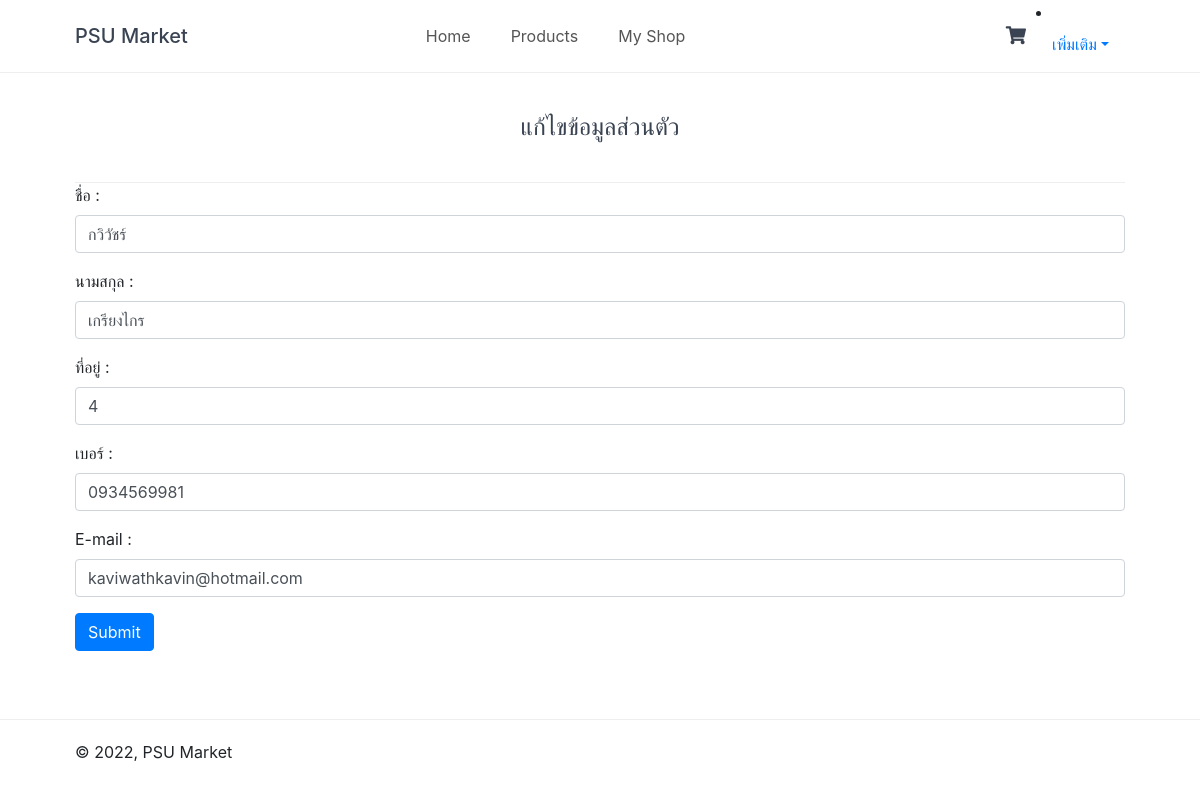
Page /customer/index.php?page=memberinfor (signed in) on the committed database.
### tables this page shows
CREATE TABLE `member` (
  `member_id` varchar(10) NOT NULL,
  `member_name` varchar(50) NOT NULL,
  `member_lastname` varchar(50) NOT NULL,
  `member_password` varchar(10) NOT NULL,
  `address` varchar(100) NOT NULL,
  `tell` varchar(10) NOT NULL,
  `e-mail` varchar(50) NOT NULL,
  `admin_approve_id` varchar(10) NOT NULL,
  `status_id` int(11) NOT NULL
);

### customer/index.php (called while the page is built, shortened)
<?php
include ('functions.php');
$page = isset($_GET['page']) && file_exists($_GET['page'] . '.php') ? $_GET['page'] : 'home';
include $page . '.php';
?>

### customer/memberinfor.php (the view, shortened to what this page needs)
<?php
include('../connectDB.php');
$stmt = "SELECT * FROM member WHERE member_id = '$_SESSION[member_id]'";
$query = mysqli_query($conn,$stmt);
$row = mysqli_fetch_assoc($query);
?>
<?= template_header('Home') ?>
<?php
$var = isset($_SESSION['member_id']) ? $_SESSION['member_id'] : '';
if ($var == '') {
    include('menu_nologin.php');
} else {
    include('menuLogin.php');
}
?>
<div class="recentlyadded content-wrapper">
    <h2>แก้ไขข้อมูลส่วนตัว</h2>
    <form action="memberUD.php" method="POST">
        <div class="form-group">
            <label for="member_name">ชื่อ :</label>
            <input type="text" class="form-control" placeholder="กรุณากรอกชื่อ" id="member_name"
             name="member_name" value="<?=$row['member_name']?>">
        </div>
        <div class="form-group">
            <label for="member_lastname">นามสกุล :</label>
            <input type="text" class="form-control" placeholder="กรุณากรอกนามสกุล" id="member_lastname"
            name="member_lastname" value="<?=$row['member_lastname']?>">
        </div>
        <div class="form-group">
            <label for="address">ที่อยู่ :</label>
            <input type="text" class="form-control" placeholder="กรอกที่อยู่ใหม่" id="address"
             name="address" value="<?=$row['address']?>">
        </div>
        <div class="form-group">
            <label for="tell">เบอร์ :</label>
            <input type="text" class="form-control" placeholder="กรอกเบอร์โทรศัพท์ใหม่" id="tell"
            name="tell" value="<?=$row['tell']?>">
        </div>
        <div class="form-group">
            <label for="email">E-mail :</label>
            <input type="email" class="form-control" placeholder="กรอกเบอร์ E-mail ใหม่" id="email"
             name="email" value="<?=$row['e-mail']?>">
        </div>
        <button type="submit" class="btn btn-primary">Submit</button>
    </form>
</div>
<?= template_footer() ?>

### customer/style.css (style rules this page uses)
* { box-sizing: border-box; font-family: -apple-system, BlinkMacSystemFont, "segoe ui", roboto, oxygen, ubuntu, cantarell, "fira sans", "droid sans", "helvetica neue", Arial, sans-serif; font-size: 16px; -webkit-font-smoothing: antialiased; -moz-osx-font-smoothing: grayscale; }
html { height: 100%; }
body { position: relative; min-height: 100%; color: #555555; background-color: #FFFFFF; margin: 0; padding-bottom: 100px; }
h1, h2, h3, h4, h5 { color: #394352; }
.content-wrapper { width: 1050px; margin: 0 auto; }
main .recentlyadded h2 { display: block; font-weight: normal; margin: 0; padding: 40px 0; font-size: 24px; text-align: center; width: 100%; border-bottom: 1px solid #EEEEEE; }

### rows in the picture
member: member_name "กวิวัชร์", member_lastname "เกรียงไกร", address "4", tell "0934569981", email "kaviwathkavin@hotmail.com"
